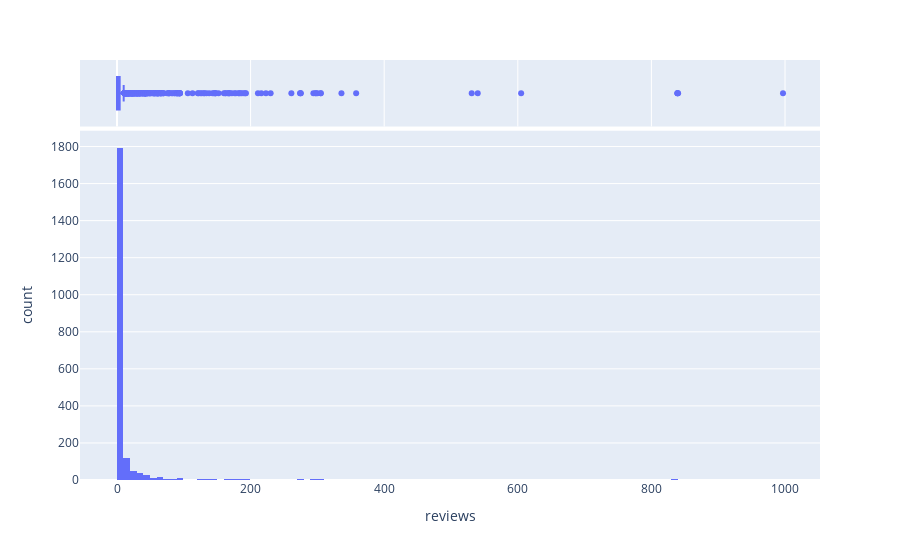

Source (notebook cell):
### Code cell
reviews = duckdb.sql(
"""
SELECT reviews
FROM wdata
"""
).df()

reviews_fig = px.histogram(
    reviews,
    x='reviews',
    marginal="box",
)

reviews_fig.show()

### Figure 1 — Plotly figure (JSON) as saved in the notebook; plotly's stock layout.template omitted (floating-point values rounded to 4 significant figures; data arrays with more than 128 entries replaced by an {"elided": "..."} marker saying what was removed)
{"data": [{"alignmentgroup": "True", "bingroup": "x", "hovertemplate": "reviews=%{x}<br>count=%{y}<extra></extra>", "legendgroup": "", "marker": {"color": "#636efa", "pattern": {"shape": ""}}, "name": "", "offsetgroup": "", "orientation": "v", "showlegend": false, "type": "histogram", "x": {"elided": "2130 int values"}, "xaxis": "x", "yaxis": "y"}, {"alignmentgroup": "True", "hovertemplate": "reviews=%{x}<extra></extra>", "legendgroup": "", "marker": {"color": "#636efa"}, "name": "", "notched": true, "offsetgroup": "", "showlegend": false, "type": "box", "x": {"elided": "2130 int values"}, "xaxis": "x2", "yaxis": "y2"}], "layout": {"barmode": "relative", "legend": {"tracegroupgap": 0}, "margin": {"t": 60}, "xaxis": {"anchor": "y", "domain": [0, 1], "title": {"text": "reviews"}}, "xaxis2": {"anchor": "y2", "domain": [0, 1], "matches": "x", "showgrid": true, "showticklabels": false}, "yaxis": {"anchor": "x", "domain": [0, 0.8316], "title": {"text": "count"}}, "yaxis2": {"anchor": "x2", "domain": [0.8416, 1], "matches": "y2", "showgrid": false, "showline": false, "showticklabels": false, "ticks": ""}}}
